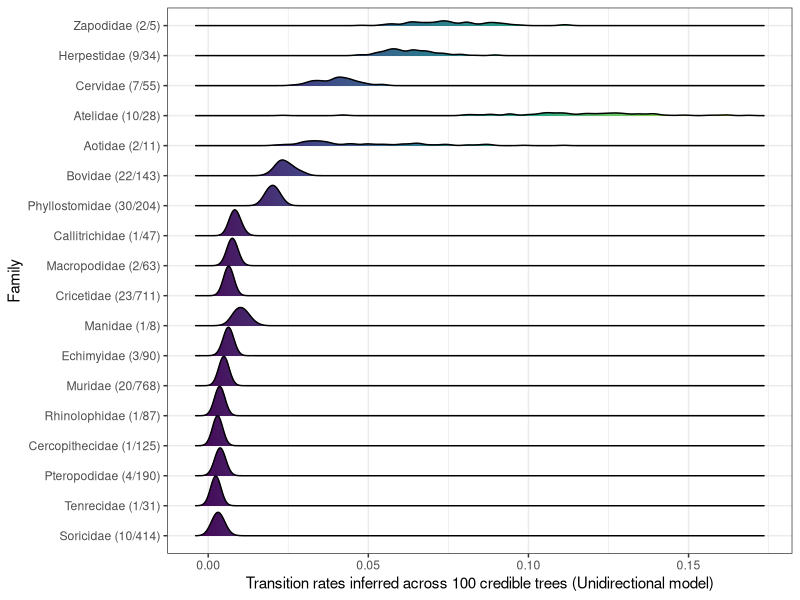
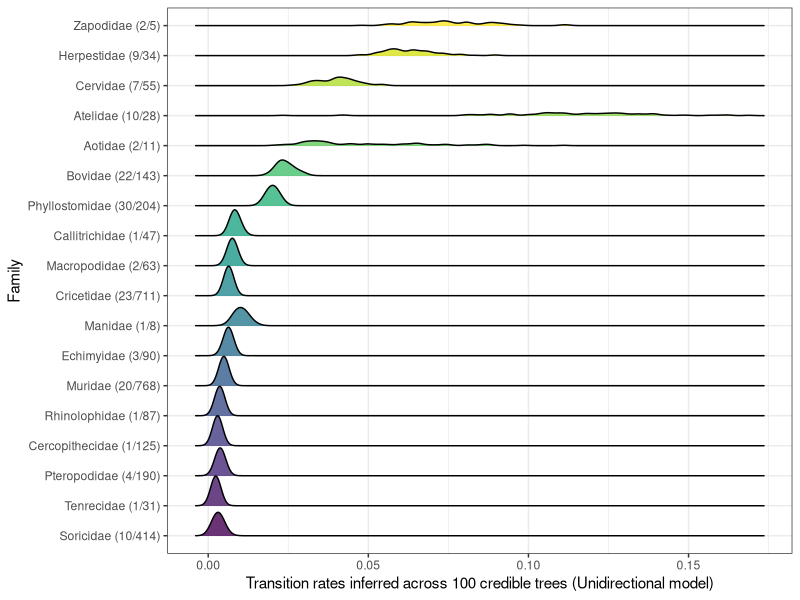
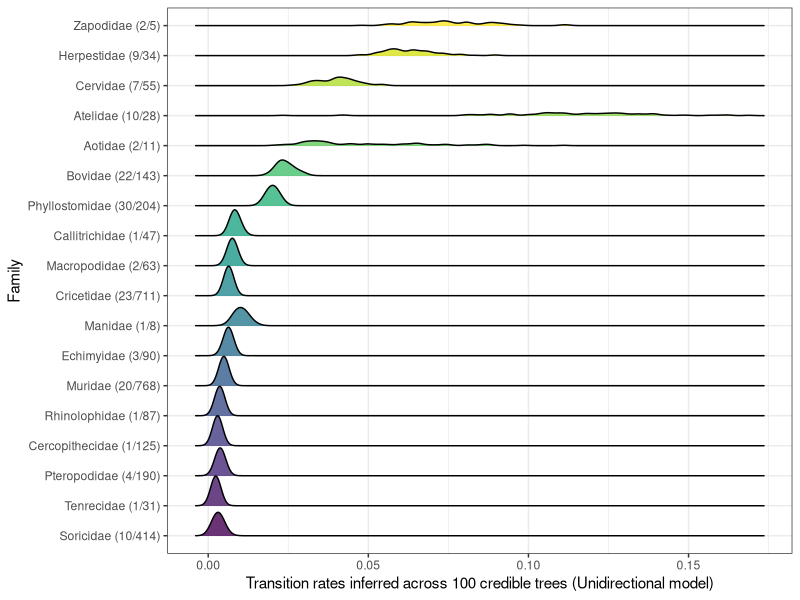

Reproduce these figures in R, in order.
library("ggplot2")
library("ggridges")
library("tidyr")
library("dplyr")
library("viridis")

setwd("D:/Documents/Research/conflict_review/rate_estimation/")

data <- read.csv(file = "rates_100trees_udmodel_v2.csv", header = TRUE)

data_long <- data %>% gather(run, rate, run1:run100) %>%
  arrange(rate) %>%
  mutate(Family = factor(Family, levels = unique(Family)))

#Colour by rate
ggplot(data_long, aes(x = rate, y = Family, group = Family, fill = after_stat(x))) +
  geom_density_ridges_gradient(scale = 1) +
  scale_fill_viridis_c() +
  theme_bw() +
  theme(legend.position = "none") +
  xlab("Transition rates inferred across 100 credible trees (Unidirectional model)")

#Colour by family
ggplot(data_long, aes(x = rate, y = Family, group = Family, fill = Family)) +
  geom_density_ridges(scale = 1) +
  scale_fill_viridis(discrete = TRUE, alpha = 0.8) +
  theme_bw() +
  theme(legend.position = "none") +
  xlab("Transition rates inferred across 100 credible trees (Unidirectional model)")

ggsave("Fig2.png", device = "png", width = 10, height = 7, units = "in")
